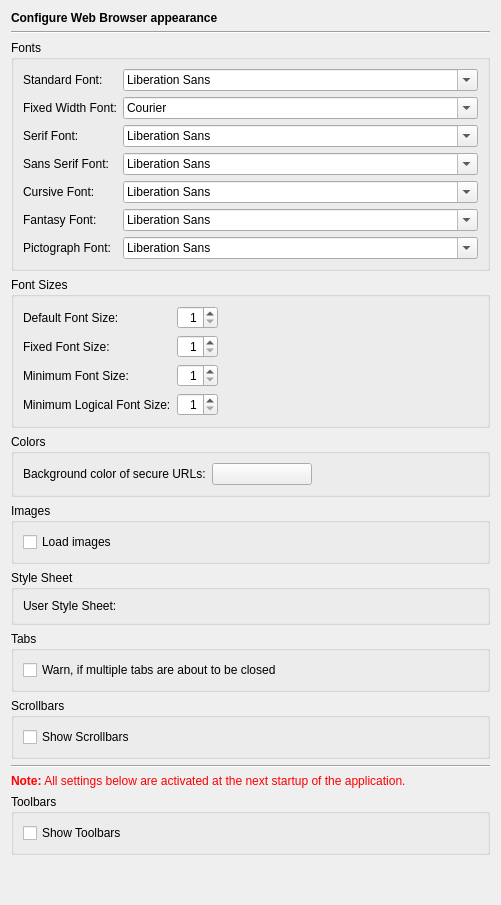
<?xml version="1.0" encoding="UTF-8"?>
<ui version="4.0">
 <class>WebBrowserAppearancePage</class>
 <widget class="QWidget" name="WebBrowserAppearancePage">
  <property name="geometry">
   <rect>
    <x>0</x>
    <y>0</y>
    <width>499</width>
    <height>905</height>
   </rect>
  </property>
  <layout class="QVBoxLayout" name="verticalLayout_5">
   <item>
    <widget class="QLabel" name="headerLabel">
     <property name="text">
      <string>&lt;b&gt;Configure Web Browser appearance&lt;/b&gt;</string>
     </property>
    </widget>
   </item>
   <item>
    <widget class="Line" name="line17">
     <property name="frameShape">
      <enum>QFrame::HLine</enum>
     </property>
     <property name="frameShadow">
      <enum>QFrame::Sunken</enum>
     </property>
     <property name="orientation">
      <enum>Qt::Horizontal</enum>
     </property>
    </widget>
   </item>
   <item>
    <widget class="QGroupBox" name="groupBox_4">
     <property name="title">
      <string>Fonts</string>
     </property>
     <layout class="QGridLayout" name="gridLayout">
      <item row="0" column="0">
       <widget class="QLabel" name="label_2">
        <property name="text">
         <string>Standard Font:</string>
        </property>
       </widget>
      </item>
      <item row="0" column="1">
       <widget class="QFontComboBox" name="standardFontCombo">
        <property name="sizePolicy">
         <sizepolicy hsizetype="Expanding" vsizetype="Fixed">
          <horstretch>0</horstretch>
          <verstretch>0</verstretch>
         </sizepolicy>
        </property>
        <property name="toolTip">
         <string>Select the standard font</string>
        </property>
       </widget>
      </item>
      <item row="1" column="0">
       <widget class="QLabel" name="label_3">
        <property name="text">
         <string>Fixed Width Font:</string>
        </property>
       </widget>
      </item>
      <item row="1" column="1">
       <widget class="QFontComboBox" name="fixedFontCombo">
        <property name="sizePolicy">
         <sizepolicy hsizetype="Expanding" vsizetype="Fixed">
          <horstretch>0</horstretch>
          <verstretch>0</verstretch>
         </sizepolicy>
        </property>
        <property name="toolTip">
         <string>Select the fixed width font</string>
        </property>
        <property name="fontFilters">
         <set>QFontComboBox::MonospacedFonts</set>
        </property>
       </widget>
      </item>
      <item row="2" column="0">
       <widget class="QLabel" name="label_4">
        <property name="text">
         <string>Serif Font:</string>
        </property>
       </widget>
      </item>
      <item row="2" column="1">
       <widget class="QFontComboBox" name="serifFontCombo">
        <property name="sizePolicy">
         <sizepolicy hsizetype="Expanding" vsizetype="Fixed">
          <horstretch>0</horstretch>
          <verstretch>0</verstretch>
         </sizepolicy>
        </property>
        <property name="toolTip">
         <string>Select the serif font</string>
        </property>
       </widget>
      </item>
      <item row="3" column="0">
       <widget class="QLabel" name="label_5">
        <property name="text">
         <string>Sans Serif Font:</string>
        </property>
       </widget>
      </item>
      <item row="3" column="1">
       <widget class="QFontComboBox" name="sansSerifFontCombo">
        <property name="sizePolicy">
         <sizepolicy hsizetype="Expanding" vsizetype="Fixed">
          <horstretch>0</horstretch>
          <verstretch>0</verstretch>
         </sizepolicy>
        </property>
        <property name="toolTip">
         <string>Select the sans serif font</string>
        </property>
       </widget>
      </item>
      <item row="4" column="0">
       <widget class="QLabel" name="label_6">
        <property name="text">
         <string>Cursive Font:</string>
        </property>
       </widget>
      </item>
      <item row="4" column="1">
       <widget class="QFontComboBox" name="cursiveFontCombo">
        <property name="sizePolicy">
         <sizepolicy hsizetype="Expanding" vsizetype="Fixed">
          <horstretch>0</horstretch>
          <verstretch>0</verstretch>
         </sizepolicy>
        </property>
        <property name="toolTip">
         <string>Select the cursive font</string>
        </property>
       </widget>
      </item>
      <item row="5" column="0">
       <widget class="QLabel" name="label_7">
        <property name="text">
         <string>Fantasy Font:</string>
        </property>
       </widget>
      </item>
      <item row="5" column="1">
       <widget class="QFontComboBox" name="fantasyFontCombo">
        <property name="sizePolicy">
         <sizepolicy hsizetype="Expanding" vsizetype="Fixed">
          <horstretch>0</horstretch>
          <verstretch>0</verstretch>
         </sizepolicy>
        </property>
        <property name="toolTip">
         <string>Select the fantasy font</string>
        </property>
       </widget>
      </item>
      <item row="6" column="0">
       <widget class="QLabel" name="pictographFontLabel">
        <property name="text">
         <string>Pictograph Font:</string>
        </property>
       </widget>
      </item>
      <item row="6" column="1">
       <widget class="QFontComboBox" name="pictographFontCombo">
        <property name="sizePolicy">
         <sizepolicy hsizetype="Expanding" vsizetype="Fixed">
          <horstretch>0</horstretch>
          <verstretch>0</verstretch>
         </sizepolicy>
        </property>
        <property name="toolTip">
         <string>Select the pictograph font</string>
        </property>
       </widget>
      </item>
     </layout>
    </widget>
   </item>
   <item>
    <widget class="QGroupBox" name="groupBox_6">
     <property name="title">
      <string>Font Sizes</string>
     </property>
     <layout class="QGridLayout" name="gridLayout_4">
      <item row="0" column="0">
       <widget class="QLabel" name="label_8">
        <property name="text">
         <string>Default Font Size:</string>
        </property>
       </widget>
      </item>
      <item row="0" column="1">
       <widget class="QSpinBox" name="defaultSizeSpinBox">
        <property name="alignment">
         <set>Qt::AlignRight|Qt::AlignTrailing|Qt::AlignVCenter</set>
        </property>
        <property name="minimum">
         <number>1</number>
        </property>
       </widget>
      </item>
      <item row="1" column="0">
       <widget class="QLabel" name="label_9">
        <property name="text">
         <string>Fixed Font Size:</string>
        </property>
       </widget>
      </item>
      <item row="1" column="1">
       <widget class="QSpinBox" name="fixedSizeSpinBox">
        <property name="alignment">
         <set>Qt::AlignRight|Qt::AlignTrailing|Qt::AlignVCenter</set>
        </property>
        <property name="minimum">
         <number>1</number>
        </property>
       </widget>
      </item>
      <item row="2" column="0">
       <widget class="QLabel" name="label_10">
        <property name="text">
         <string>Minimum Font Size:</string>
        </property>
       </widget>
      </item>
      <item row="2" column="1">
       <widget class="QSpinBox" name="minSizeSpinBox">
        <property name="alignment">
         <set>Qt::AlignRight|Qt::AlignTrailing|Qt::AlignVCenter</set>
        </property>
        <property name="minimum">
         <number>1</number>
        </property>
       </widget>
      </item>
      <item row="3" column="0">
       <widget class="QLabel" name="label_11">
        <property name="text">
         <string>Minimum Logical Font Size:</string>
        </property>
       </widget>
      </item>
      <item row="3" column="1">
       <widget class="QSpinBox" name="minLogicalSizeSpinBox">
        <property name="alignment">
         <set>Qt::AlignRight|Qt::AlignTrailing|Qt::AlignVCenter</set>
        </property>
        <property name="minimum">
         <number>1</number>
        </property>
       </widget>
      </item>
      <item row="3" column="2">
       <spacer name="horizontalSpacer_2">
        <property name="orientation">
         <enum>Qt::Horizontal</enum>
        </property>
        <property name="sizeHint" stdset="0">
         <size>
          <width>230</width>
          <height>20</height>
         </size>
        </property>
       </spacer>
      </item>
     </layout>
    </widget>
   </item>
   <item>
    <widget class="QGroupBox" name="groupBox_3">
     <property name="title">
      <string>Colors</string>
     </property>
     <layout class="QGridLayout" name="gridLayout_2">
      <item row="0" column="0">
       <widget class="QLabel" name="textLabel1_3">
        <property name="text">
         <string>Background color of secure URLs:</string>
        </property>
       </widget>
      </item>
      <item row="0" column="1">
       <widget class="QPushButton" name="secureURLsColourButton">
        <property name="minimumSize">
         <size>
          <width>100</width>
          <height>0</height>
         </size>
        </property>
        <property name="toolTip">
         <string>Select the background color for secure URLs.</string>
        </property>
        <property name="text">
         <string/>
        </property>
       </widget>
      </item>
      <item row="0" column="2">
       <spacer name="horizontalSpacer">
        <property name="orientation">
         <enum>Qt::Horizontal</enum>
        </property>
        <property name="sizeHint" stdset="0">
         <size>
          <width>141</width>
          <height>20</height>
         </size>
        </property>
       </spacer>
      </item>
     </layout>
    </widget>
   </item>
   <item>
    <widget class="QGroupBox" name="groupBox">
     <property name="title">
      <string>Images</string>
     </property>
     <layout class="QVBoxLayout" name="verticalLayout">
      <item>
       <widget class="QCheckBox" name="autoLoadImagesCheckBox">
        <property name="toolTip">
         <string>Select to load images</string>
        </property>
        <property name="text">
         <string>Load images</string>
        </property>
       </widget>
      </item>
     </layout>
    </widget>
   </item>
   <item>
    <widget class="QGroupBox" name="groupBox_2">
     <property name="title">
      <string>Style Sheet</string>
     </property>
     <layout class="QHBoxLayout" name="horizontalLayout">
      <item>
       <widget class="QLabel" name="label">
        <property name="text">
         <string>User Style Sheet:</string>
        </property>
       </widget>
      </item>
      <item>
       <widget class="E5PathPicker" name="styleSheetPicker" native="true">
        <property name="sizePolicy">
         <sizepolicy hsizetype="Expanding" vsizetype="Preferred">
          <horstretch>0</horstretch>
          <verstretch>0</verstretch>
         </sizepolicy>
        </property>
        <property name="focusPolicy">
         <enum>Qt::StrongFocus</enum>
        </property>
        <property name="toolTip">
         <string>Enter the file name of a user style sheet</string>
        </property>
       </widget>
      </item>
     </layout>
    </widget>
   </item>
   <item>
    <widget class="QGroupBox" name="tabsGroupBox">
     <property name="title">
      <string>Tabs</string>
     </property>
     <layout class="QVBoxLayout" name="verticalLayout_2">
      <item>
       <widget class="QCheckBox" name="warnOnMultipleCloseCheckBox">
        <property name="toolTip">
         <string>Select to issue a warning, if multiple tabs are about to be closed</string>
        </property>
        <property name="text">
         <string>Warn, if multiple tabs are about to be closed</string>
        </property>
       </widget>
      </item>
     </layout>
    </widget>
   </item>
   <item>
    <widget class="QGroupBox" name="groupBox_7">
     <property name="title">
      <string>Scrollbars</string>
     </property>
     <layout class="QVBoxLayout" name="verticalLayout_4">
      <item>
       <widget class="QCheckBox" name="scrollbarsCheckBox">
        <property name="toolTip">
         <string>Select to show scrollbars. Note: Scrolling is possible even without them.</string>
        </property>
        <property name="text">
         <string>Show Scrollbars</string>
        </property>
       </widget>
      </item>
     </layout>
    </widget>
   </item>
   <item>
    <widget class="Line" name="line9_2">
     <property name="frameShape">
      <enum>QFrame::HLine</enum>
     </property>
     <property name="frameShadow">
      <enum>QFrame::Sunken</enum>
     </property>
     <property name="orientation">
      <enum>Qt::Horizontal</enum>
     </property>
    </widget>
   </item>
   <item>
    <widget class="QLabel" name="TextLabel1_2_2_2">
     <property name="text">
      <string>&lt;font color=&quot;#FF0000&quot;&gt;&lt;b&gt;Note:&lt;/b&gt; All settings below are activated at the next startup of the application.&lt;/font&gt;</string>
     </property>
    </widget>
   </item>
   <item>
    <widget class="QGroupBox" name="groupBox_5">
     <property name="title">
      <string>Toolbars</string>
     </property>
     <layout class="QVBoxLayout" name="verticalLayout_3">
      <item>
       <widget class="QCheckBox" name="toolbarsCheckBox">
        <property name="toolTip">
         <string>Select to show toolbars</string>
        </property>
        <property name="text">
         <string>Show Toolbars</string>
        </property>
       </widget>
      </item>
     </layout>
    </widget>
   </item>
   <item>
    <spacer>
     <property name="orientation">
      <enum>Qt::Vertical</enum>
     </property>
     <property name="sizeHint" stdset="0">
      <size>
       <width>479</width>
       <height>121</height>
      </size>
     </property>
    </spacer>
   </item>
  </layout>
 </widget>
 <customwidgets>
  <customwidget>
   <class>E5PathPicker</class>
   <extends>QWidget</extends>
   <header>E5Gui/E5PathPicker.h</header>
   <container>1</container>
  </customwidget>
 </customwidgets>
 <tabstops>
  <tabstop>standardFontCombo</tabstop>
  <tabstop>fixedFontCombo</tabstop>
  <tabstop>serifFontCombo</tabstop>
  <tabstop>sansSerifFontCombo</tabstop>
  <tabstop>cursiveFontCombo</tabstop>
  <tabstop>fantasyFontCombo</tabstop>
  <tabstop>pictographFontCombo</tabstop>
  <tabstop>defaultSizeSpinBox</tabstop>
  <tabstop>fixedSizeSpinBox</tabstop>
  <tabstop>minSizeSpinBox</tabstop>
  <tabstop>minLogicalSizeSpinBox</tabstop>
  <tabstop>secureURLsColourButton</tabstop>
  <tabstop>autoLoadImagesCheckBox</tabstop>
  <tabstop>styleSheetPicker</tabstop>
  <tabstop>warnOnMultipleCloseCheckBox</tabstop>
  <tabstop>scrollbarsCheckBox</tabstop>
  <tabstop>toolbarsCheckBox</tabstop>
 </tabstops>
 <resources/>
 <connections/>
</ui>
